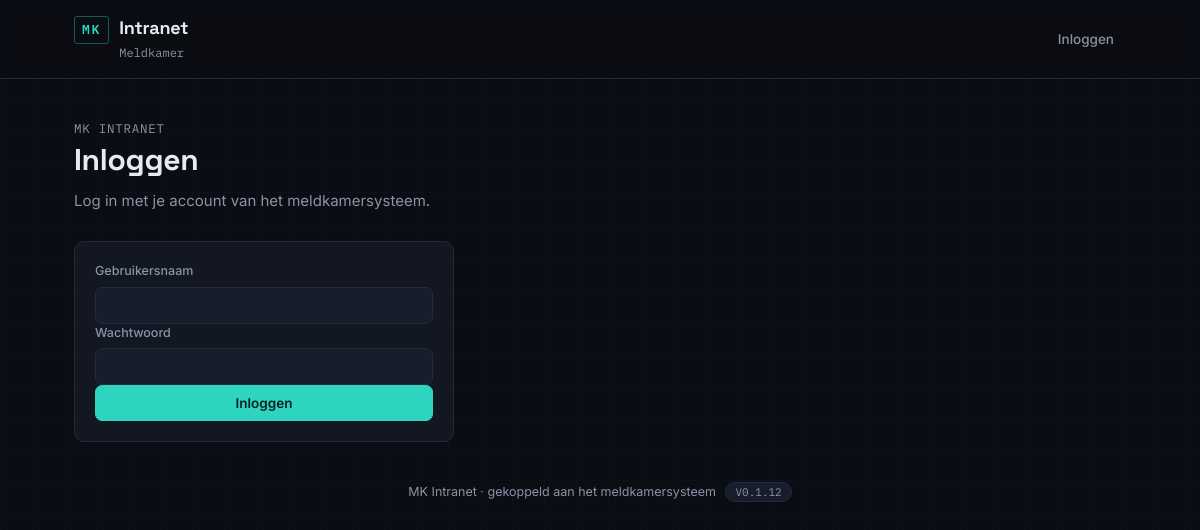
The app's page /login.php, older data.
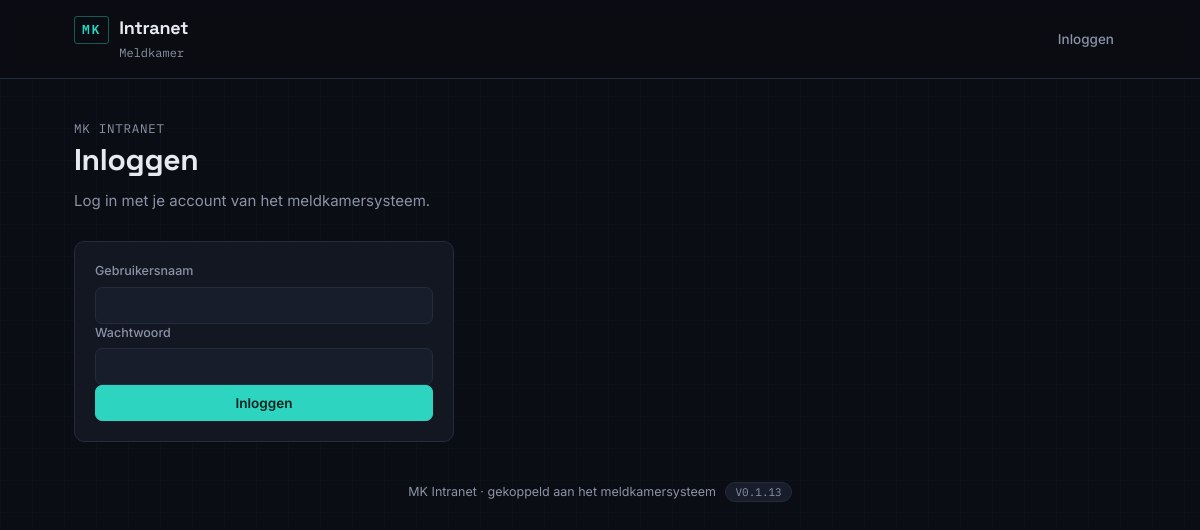
The same page, newer data.
### tables this page shows
CREATE TABLE IF NOT EXISTS intranet_versies (
    id INT AUTO_INCREMENT PRIMARY KEY,
    versienummer VARCHAR(20) NOT NULL,
    datum VARCHAR(50) NOT NULL,
    wijzigingen TEXT NOT NULL,
    aangemaakt_op DATETIME DEFAULT CURRENT_TIMESTAMP,
    UNIQUE KEY versienummer_uniek (versienummer)
);

### includes/functions.php (the view, shortened to what this page needs)
<?php
function e(?string $value): string
{
    return htmlspecialchars($value ?? '', ENT_QUOTES, 'UTF-8');
}
function get_instelling(PDO $pdo, string $sleutel, string $standaard = ''): string
{
    static $cache = [];
    $stmt = $pdo->prepare('SELECT waarde FROM instellingen WHERE sleutel = :s');
    $stmt->execute(['s' => $sleutel]);
    $waarde = $stmt->fetchColumn();
    $cache[$sleutel] = $waarde !== false && $waarde !== '' ? $waarde : $standaard;
    return $cache[$sleutel];
}
function event_naam(PDO $pdo): string
{
    return get_instelling($pdo, 'event_naam', 'Meldkamer');
}
function is_ingelogd(): bool
{
    return !empty($_SESSION['gebruiker_id']);
}
function huidige_intranet_versie(PDO $pdo): string
{
    $nieuwste = $pdo->query('SELECT versienummer FROM intranet_versies ORDER BY id DESC LIMIT 1')->fetchColumn();
    return $nieuwste ?: APP_VERSION;
}

### includes/functions.php (the view, shortened to what this page needs)
<?php
function e(?string $value): string
{
    return htmlspecialchars($value ?? '', ENT_QUOTES, 'UTF-8');
}
function get_instelling(PDO $pdo, string $sleutel, string $standaard = ''): string
{
    static $cache = [];
    $stmt = $pdo->prepare('SELECT waarde FROM instellingen WHERE sleutel = :s');
    $stmt->execute(['s' => $sleutel]);
    $waarde = $stmt->fetchColumn();
    $cache[$sleutel] = $waarde !== false && $waarde !== '' ? $waarde : $standaard;
    return $cache[$sleutel];
}
function event_naam(PDO $pdo): string
{
    return get_instelling($pdo, 'event_naam', 'Meldkamer');
}
function is_ingelogd(): bool
{
    return !empty($_SESSION['gebruiker_id']);
}
function huidige_intranet_versie(PDO $pdo): string
{
    $nieuwste = $pdo->query('SELECT versienummer FROM intranet_versies ORDER BY id DESC LIMIT 1')->fetchColumn();
    return $nieuwste ?: APP_VERSION;
}

### includes/header.php (shortened to what this page needs)
<?php
$actief = $actief ?? '';
$in_meldingen_menu = in_array($actief, ['meldingen', 'archief', 'statistieken', 'plotbord'], true);
$mijn_rollen_navbar = [];
$mijn_actieve_rol = null;
$rol_beperkt = $mijn_actieve_rol && $mijn_actieve_rol['hoofdclassificatie_id'] !== null;
?>
<!doctype html>
<html lang="nl">
<head>
<link rel="stylesheet" href="/assets/style.css?v=<?= urlencode(APP_VERSION) ?>">
</head>
<body>
<div class="topbar">
    <div class="topbar-inner">
        <a href="<?= is_ingelogd() && $rol_beperkt ? '/mijn-rol.php' : '/index.php' ?>" class="brand">
            <span class="brand-mark">MK</span>
            <span>
                <span class="brand-name">Intranet</span><br>
                <span class="brand-event"><?= e(event_naam($pdo)) ?></span>
            </span>
        </a>
        <nav class="mainnav">
            <?php if (is_ingelogd()): ?>
                <?php if ($rol_beperkt): ?>
                    <a href="/mijn-rol.php" class="<?= $actief === 'mijn-rol' ? 'active' : '' ?>"><?= e($mijn_actieve_rol['naam']) ?></a>
                <?php else: ?>
                    <a href="/index.php" class="<?= $actief === 'dashboard' ? 'active' : '' ?>">Dashboard</a>
                    <div class="nav-dropdown">
                        <details>
                            <summary class="<?= $in_meldingen_menu ? 'active' : '' ?>">Meldingen</summary>
                            <div class="nav-dropdown-menu">
                                <a href="/meldingen.php" class="<?= $actief === 'meldingen' ? 'active' : '' ?>">Overview</a>
                                <a href="/archief.php" class="<?= $actief === 'archief' ? 'active' : '' ?>">Archief</a>
                                <a href="/statistieken.php" class="<?= $actief === 'statistieken' ? 'active' : '' ?>">Statistieken</a>
                                <a href="/plotbord.php" class="<?= $actief === 'plotbord' ? 'active' : '' ?>">Plotbord</a>
                            </div>
                        </details>
                    </div>
                    <a href="/crew.php" class="<?= $actief === 'crew' ? 'active' : '' ?>">Crew</a>
                    <?php if (is_beheerder()): ?>
                        <a href="/beheer.php" class="<?= $actief === 'beheer' ? 'active' : '' ?>">Beheer</a>
                    <?php endif; ?>
                <?php endif; ?>
                <a href="/instellingen.php" class="user-chip" title="Mijn instellingen">
                    <?= e(huidige_gebruiker_naam()) ?>
                </a>
                <?php if (count($mijn_rollen_navbar) > 1): ?>
                <!-- V0.1.9: de rol-tekst (voorheen een losse, niet-klikbare
                     badge) is zelf de rol-wisselaar geworden, i.p.v. een
                     badge mét daarnaast nog een aparte wisselaar -- één
                     control, geen dubbele weergave van dezelfde rol. -->
                <form method="post" action="/wissel_rol.php" class="rol-wisselaar-form">
                    <input type="hidden" name="terug" value="<?= e($_SERVER['REQUEST_URI']) ?>">
                    <select name="rol_id" onchange="this.form.submit()" class="rol-badge rol-<?= e(huidige_gebruiker_rol()) ?> rol-badge-wisselaar" title="Actieve rol — klik om te wisselen. Bepaalt je rechten en, bij een gekoppelde classificatie, een eigen gefilterde weergave">
                        <?php foreach ($mijn_rollen_navbar as $r): ?>
                            <option value="<?= $r['id'] ?>" <?= $mijn_actieve_rol && (int) $mijn_actieve_rol['id'] === (int) $r['id'] ? 'selected' : '' ?>><?= e($r['naam']) ?> (<?= e(rol_label($r['niveau'])) ?>)</option>
                        <?php endforeach; ?>
                    </select>
                    <?php if ($rol_beperkt): ?>
                    <span class="rol-wisselaar-hint" title="Actieve rol — bepaalt je rechten en, bij een gekoppelde classificatie, een eigen gefilterde weergave">(beperkte weergave)</span>
                    <?php endif; ?>
                </form>
                <?php else: ?>
                <span class="rol-badge rol-<?= e(huidige_gebruiker_rol()) ?>"><?= e(rol_label(huidige_gebruiker_rol())) ?></span>
                <?php endif; ?>
                <a href="/logout.php">Uitloggen</a>
            <?php else: ?>
                <a href="/login.php">Inloggen</a>
            <?php endif; ?>
        </nav>
    </div>
</div>
<div class="wrap">

### login.php (shortened to what this page needs)
<?php
require_once __DIR__ . '/includes/functions.php';
$pdo = get_pdo();
include __DIR__ . '/includes/header.php';
?>
<div class="page-head">
    <div>
        <p class="eyebrow">MK Intranet</p>
        <h1>Inloggen</h1>
        <p>Log in met je account van het meldkamersysteem.</p>
    </div>
</div>
<div class="panel panel-narrow">
    <form method="post">
        <div class="field">
            <label for="gebruikersnaam">Gebruikersnaam</label>
            <input type="text" id="gebruikersnaam" name="gebruikersnaam" required autofocus>
        </div>
        <div class="field">
            <label for="wachtwoord">Wachtwoord</label>
            <input type="password" id="wachtwoord" name="wachtwoord" required>
        </div>
        <button type="submit" class="btn btn-primary btn-block">Inloggen</button>
    </form>
</div>
<?php include __DIR__ . '/includes/footer.php'; ?>

### includes/footer.php (shortened to what this page needs)
    <p class="footer-note">
        MK Intranet &middot; gekoppeld aan het meldkamersysteem
        <button type="button" class="versie-knop" onclick="document.getElementById('wijzigingen-dialog').showModal()"><?= e(huidige_intranet_versie($pdo)) ?></button>
    </p>
</div>
</body>
</html>

### assets/style.css (style rules this page uses)
:root { --bg: #0a0d13; --panel: #121722; --panel-2: #171d2b; --border: #232b3d; --text: #e7eaf1; --muted: #8b93a7; --teal: #2dd4bf; --teal-dim: #175c53; --red: #ef4444; --green: #22c55e; --blue: #3b82f6; --gray: #6b7280; --font-display: 'Space Grotesk', 'Inter', sans-serif; --font-body: 'Inter', system-ui, sans-serif; --font-mono: 'IBM Plex Mono', 'SFMono-Regular', monospace; }
* { box-sizing: border-box; }
html, body { margin: 0; padding: 0; background: var(--bg); background-image: linear-gradient(rgba(45,212,191,0.025) 1px, transparent 1px), linear-gradient(90deg, rgba(45,212,191,0.025) 1px, transparent 1px); background-size: 32px 32px; color: var(--text); font-family: var(--font-body); font-size: 15px; line-height: 1.5; }
a { color: inherit; }
.wrap { max-width: 1100px; margin: 0 auto; padding: 0 24px 64px; }
.topbar { border-bottom: 1px solid var(--border); background: rgba(10,13,19,0.9); backdrop-filter: blur(6px); position: sticky; top: 0; z-index: 20; }
.topbar-inner { max-width: 1100px; margin: 0 auto; padding: 14px 24px; display: flex; align-items: center; justify-content: space-between; gap: 24px; }
.brand { display: flex; align-items: baseline; gap: 10px; text-decoration: none; }
.brand-mark { font-family: var(--font-mono); font-weight: 600; font-size: 13px; letter-spacing: 0.14em; color: var(--teal); border: 1px solid var(--teal-dim); padding: 3px 7px; border-radius: 3px; }
.brand-name { font-family: var(--font-display); font-weight: 700; font-size: 18px; letter-spacing: -0.01em; }
.brand-event { font-family: var(--font-mono); font-size: 12px; color: var(--muted); }
nav.mainnav { display: flex; gap: 10px; align-items: center; flex-wrap: wrap; }
nav.mainnav a { text-decoration: none; color: var(--muted); font-size: 13.5px; font-weight: 500; padding: 7px 12px; border-radius: 6px; transition: background 0.15s, color 0.15s; }
.page-head { display: flex; align-items: flex-end; justify-content: space-between; gap: 24px; padding: 40px 0 28px; flex-wrap: wrap; }
.eyebrow { font-family: var(--font-mono); font-size: 12.5px; color: var(--teal); letter-spacing: 0.06em; margin: 0 0 6px; text-transform: uppercase; }
.page-head h1 { font-family: var(--font-display); font-size: 30px; font-weight: 700; margin: 0 0 8px; letter-spacing: -0.01em; }
.page-head p { color: var(--muted); margin: 0; max-width: 56ch; }
.panel { background: var(--panel); border: 1px solid var(--border); border-radius: 10px; padding: 20px; margin-bottom: 16px; }
.panel-narrow { max-width: 380px; }
.field { display: flex; flex-direction: column; gap: 6px; }
.field label { font-size: 12.5px; color: var(--muted); font-weight: 500; }
.field input, .field textarea, .field select { background: var(--panel-2); border: 1px solid var(--border); color: var(--text); border-radius: 7px; padding: 9px 11px; font-size: 14px; font-family: inherit; resize: vertical; }
.btn { display: inline-flex; align-items: center; gap: 6px; text-decoration: none; background: var(--panel-2); color: var(--text); border: 1px solid var(--border); border-radius: 7px; padding: 9px 14px; font-size: 13.5px; font-weight: 500; cursor: pointer; font-family: inherit; transition: background 0.15s, border-color 0.15s; }
.btn-primary { background: var(--teal); color: #06231f; border-color: var(--teal); font-weight: 600; }
.btn-block { width: 100%; justify-content: center; }
.footer-note { color: var(--muted); font-size: 12.5px; text-align: center; margin: 40px 0 0; }
.versie-knop { font-family: var(--font-mono); font-size: 11px; background: var(--panel-2); border: 1px solid var(--border); color: var(--muted); border-radius: 100px; padding: 2px 9px; margin-left: 6px; cursor: pointer; transition: color 0.15s, border-color 0.15s; }

Row changes from the older to the newer data that the page shows:
no longer on this page (row unchanged): intranet_versies: versienummer "V0.1.12"
added intranet_versies: versienummer "V0.1.13"
